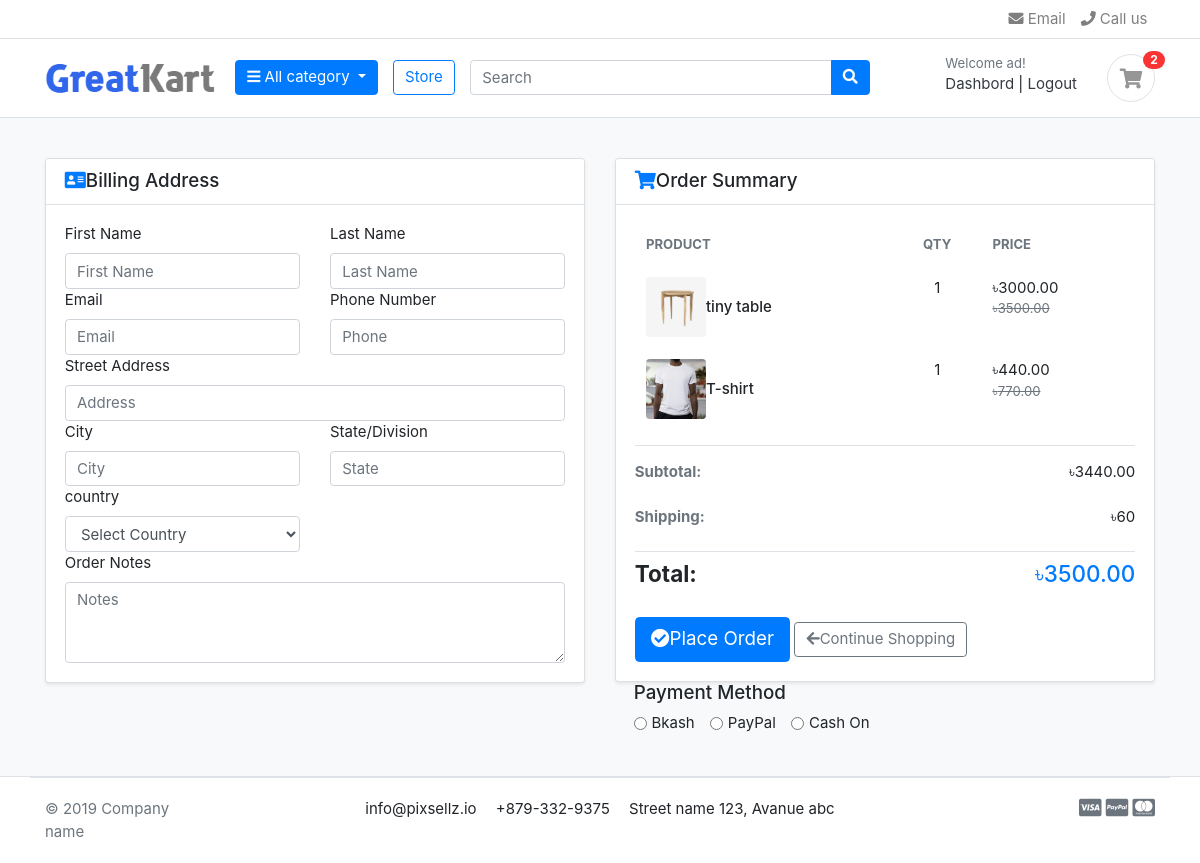
/cart/checkout/ (signed in), run on an earlier commit of the app's database.
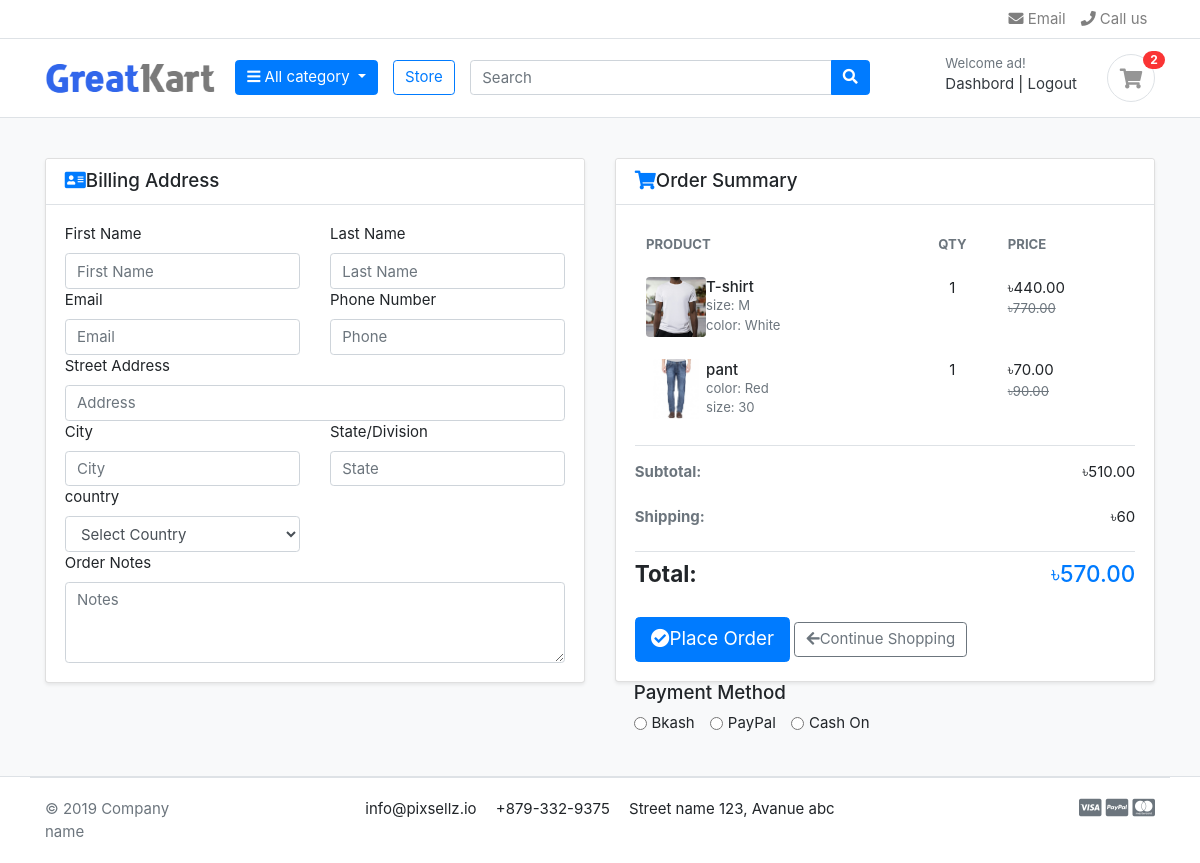
And on a later commit of the database.
### carts/models.py (models this page shows, shortened)
class CartItem(models.Model):
    product=models.ForeignKey(Product, on_delete=models.CASCADE,db_index=True)
    variation=models.ManyToManyField(Variation,blank=True,db_index=True)
    cart=models.ForeignKey(Cart,on_delete=models.CASCADE,db_index=True)
    quantity=models.PositiveIntegerField()
    is_active=models.BooleanField(default=True)
    def sub_total(self):
        return self.product.price * self.quantity

### store/models.py (models this page shows, shortened)
class Product(models.Model):
    category = models.ForeignKey(Category, on_delete=models.CASCADE, related_name='products')
    name = models.CharField(max_length=100, unique=True, blank=False, null=True)
    slug = models.SlugField(max_length=100, unique=True, blank=True)
    description = models.TextField(blank=True)
    price = models.DecimalField(max_digits=10, decimal_places=2)
    old_price = models.DecimalField(max_digits=10, decimal_places=2, blank=True, null=True)
    image = models.ImageField(upload_to='product_images/', blank=True, null=True)
    stock = models.PositiveIntegerField(default=0)
    created_at = models.DateTimeField(auto_now_add=True)
    updated_at = models.DateTimeField(auto_now=True)
    is_available = models.BooleanField(default=True)
    class Meta:
        verbose_name_plural = 'Products'

class Variation(models.Model):
    product=models.ForeignKey(Product,on_delete=models.CASCADE)
    variation_category=models.CharField(max_length=100,choices=variation_category_choice)
    variation_value=models.CharField(max_length=100)
    is_active=models.BooleanField(default=True)
    created_at=models.DateTimeField(auto_now_add=True)
    objects=VariationManager()

### carts/views.py (the view)
# urls.py: path('checkout/',views.get_checkout, name='checkout'),
@login_required(login_url='login')
def get_checkout(request):
    context = get_cart_context(request)
    context['form'] = OrderForm()
    context['payment_method']=PaymentForm()
    return render(request, 'carts/checkout.html', context)

### orders/forms.py
class PaymentForm(forms.ModelForm):
   class Meta:
        model = Payment
        fields = ['payment_method']
        widgets = {
            'payment_method': forms.RadioSelect(attrs={'class': 'form-check-input form-check-inline'}),
        }
        labels = {
            'payment_method': '',
        }
   def __init__(self, *args, **kwargs):
        super(PaymentForm, self).__init__(*args, **kwargs)
        self.fields['payment_method'].choices = Payment.PAYMENT_METHOD_CHOICES
        self.initial['payment_method'] = None

### carts/context_processor.py (called while the page is built)
def cart_counter(request):
    cart_count = 0
    if request.user.is_authenticated:
        cart = Cart.objects.filter(user=request.user).first()
    else:
        cart_id = request.session.session_key
        if not cart_id:
            request.session.create()
            cart_id = request.session.session_key
        cart = Cart.objects.filter(cart_id=cart_id).first()
    if cart:
        cart_count = cart.total_items()
    return {'cart_count': cart_count}

### carts/models.py (called while the page is built)
    def total_items(self):
        return self.cartitem_set.count()

### store/context_processor.py (called while the page is built)
def menu_links(request):
    categories = Category.objects.all()
    return dict(categories=categories)

### templates/carts/checkout.html (shortened to what the changed rows need)
{% extends "store/base.html" %}
{% load static %}
{% block content %}
<section class="section-content padding-y bg-light">
  <div class="container">
    <form method="POST" action="{% url 'place-order' %}">
      <div class="row">
        <aside class="col-lg-6">
          <div class="card shadow-sm">
            <div class="card-body">
              <div class="table-responsive">
                <table class="table table-hover table-borderless">
                  <thead class="text-uppercase small text-muted">
                    <tr>
                      <th scope="col">Product</th>
                      <th scope="col" class="text-center">Qty</th>
                      <th scope="col" class="text-end">Price</th>
                    </tr>
                  </thead>
                  <tbody>
                    {% for cart_item in cart_items %}
                    <tr class="align-middle">
                      <td>
                        <div class="d-flex align-items-center">
                          <img src="{{ cart_item.product.image.url }}"
                              class="img-fluid rounded me-3"
                              style="width: 60px; height: 60px; object-fit: cover;">
                          <div>
                            <h6 class="mb-0">{{ cart_item.product.name }}</h6>
                            {% if cart_item.variation.all %}
                            <small class="text-muted">
                              {% for item in cart_item.variation.all %}
                              <div>{{ item.variation_category }}: {{ item.variation_value }}</div>
                              {% endfor %}
                            </small>
                            {% endif %}
                          </div>
                        </div>
                      </td>
                      <td class="text-center">
                        <span class="mx-2">{{ cart_item.quantity }}</span>
                      </td>
                      <td class="text-end">
                        <div class="text-nowrap">
                          <span class="fw-bold">৳{{ cart_item.sub_total }}</span>
                          <small class="text-muted d-block"><del>৳{{ cart_item.product.old_price }}</del></small>
                        </div>
                      </td>
                    </tr>
                    {% endfor %}
                  </tbody>
                </table>
              </div>
              <div class="border-top pt-3">
                <dl class="d-flex justify-content-between">
                  <dt class="text-muted">Subtotal:</dt>
                  <dd class="fw-bold">৳{{ total|default:"0.00" }}</dd>
                </dl>
                <dl class="d-flex justify-content-between h4 border-top pt-2">
                  <dt>Total:</dt>
                  <dd class="text-primary">৳{{ grand_total|default:"0.00" }}</dd>
                </dl>
              </div>
            </div>
          </div>
                   <div class="form-check">
                   {% for radio in payment_method.payment_method %}
                      <div class="form-check form-check-inline me-3">
                        {{ radio.tag }}
                        <label class="form-check-label" for="{{ radio.id_for_label }}">{{ radio.choice_label }}</label>
                      </div>
                    {% endfor %}
                  </div>
        </aside>
      </div>
    </form>
  </div>
</section>
{% endblock content %}

What changed in the data, as far as the page shows it:
removed CartItem: product.image (picture), product.name "tiny table", quantity "1", sub_total "3000.00", product.old_price "3500.00"
added Variation: variation_category "size", variation_value "M", shown under "T-shirt"
added Variation: variation_category "color", variation_value "White", shown under "T-shirt"
added CartItem: product.image (picture), product.name "pant", quantity "1", sub_total "70.00", product.old_price "90.00"
added Variation: variation_category "color", variation_value "Red", shown under "pant"
added Variation: variation_category "size", variation_value "30", shown under "pant"
Also different on the page:
{{ total|default:"0.00" }}: "3440.00" → "510.00"
{{ grand_total|default:"0.00" }}: "3500.00" → "570.00"
